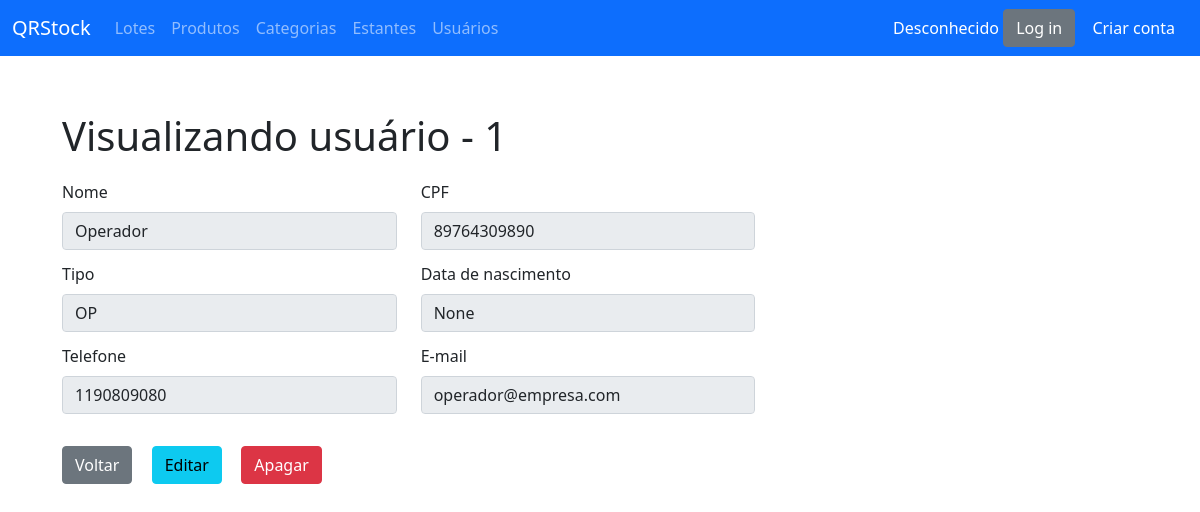
The page /user/1 (signed in) on the database as committed earlier.
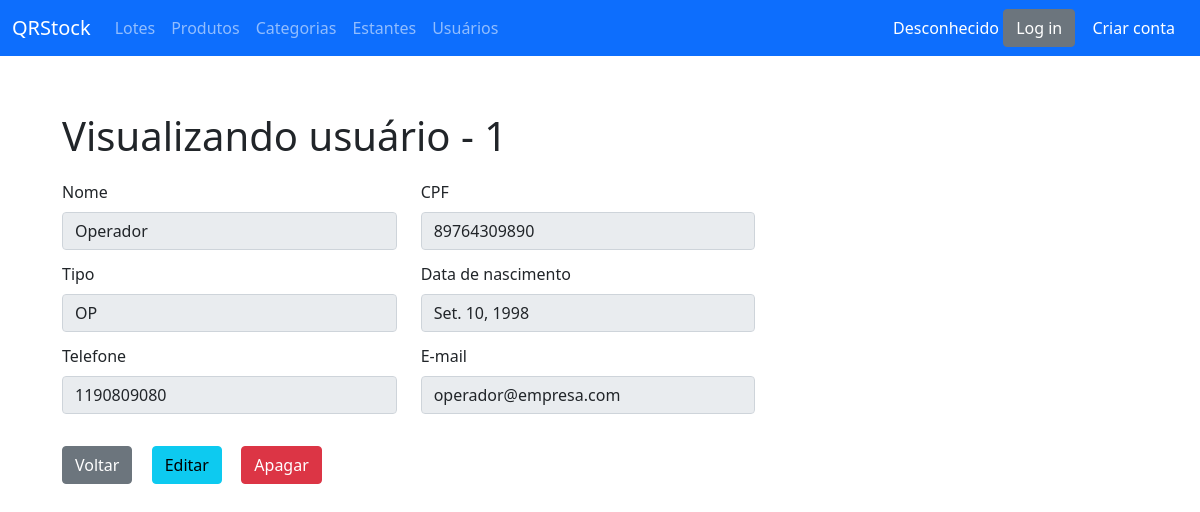
The same page on the database as committed later.
### QRcodeStock/models.py (models this page shows, shortened)
class Usuario(models.Model):
    class TipoDeUsuario(models.TextChoices):
        OPERADOR = 'OP', _('Operador')
        GERENTE = 'GER', _('Gerente')
    nome = models.CharField(max_length=50)
    email = models.CharField(max_length=50)
    telefone = models.CharField(max_length=20)
    data_nascimento = models.DateField(blank=True, null=True)
    cpf = models.CharField(max_length=15)
    tipo = models.CharField(
        max_length=3,
        choices=TipoDeUsuario.choices,
        default=TipoDeUsuario.OPERADOR,
    )
    senha = models.CharField(max_length=20)
    class Meta:
        verbose_name = 'Usuário'
        verbose_name_plural = 'Usuários'

### QRcodeStock/views.py (the view)
# urls.py: path('user/<int:id>', show_user, name='url_show_user'),
@login_required
def show_user(request, id):
    user = Usuario.objects.get(id=id)
    context = {'titulo': 'QRStock - Usuário', 'user': user}
    return render(request, 'show/usuario.html', context)

### QRcodeStock/templates/show/usuario.html
{% extends 'base.html' %}
{% load qr_code %}
{% block conteudo %}
  <div class="container-md" style="margin: 56px auto 32px; padding: 0 32px;">
    <div class="row">
      <div class="col-md-12">
        <h1>Visualizando usuário - {{ user.id }}</h1>
      </div>
      <div class="row" style="margin-top: 12px;">
        <form class="col-md-12">
          <div class="row">
            <div class="col-md-4">
              <label for="name" class="form-label">Nome</label>
                <input type="text" value="{{ user.nome }}" class="form-control" id="name" readonly required>
            </div>
            <div class="col-md-4">
              <label for="description" class="form-label">CPF</label>
              <input type="text" value="{{ user.cpf }}" class="form-control" id="name" readonly required>
            </div>
          </div>
          <div class="row" style="margin-top: 12px;">
            <div class="col-md-4">
              <label for="description" class="form-label">Tipo</label>
              <input type="text" value="{{ user.tipo }}" class="form-control" id="name" readonly required>
            </div>
            <div class="col-md-4">
              <label for="description" class="form-label">Data de nascimento</label>
              <input type="text" value="{{ user.data_nascimento }}" class="form-control" id="name" readonly required>
            </div>
          </div>
          <div class="row" style="margin-top: 12px;">
            <div class="col-md-4">
              <label for="description" class="form-label">Telefone</label>
              <input type="text" value="{{ user.telefone }}" class="form-control" id="name" readonly required>
            </div>
            <div class="col-md-4">
              <label for="description" class="form-label">E-mail</label>
              <input type="text" value="{{ user.email }}" class="form-control" id="name" readonly required>
            </div>
          </div>
          <div class="row" style="margin-top: 32px;">
            <div class="col-md-1">
                <a href="/categories/">
              <button type="button" class="btn btn-secondary">Voltar</button>
                </a>
            </div>
            <div class="col-md-1">
                <a href="{% url 'url_edit_user' user.id %}">
                    <button type="button" class="btn btn-info">Editar</button>
                </a>
            </div>
            <div class="col-md-1">
                <a href="{% url 'url_delete_user' user.id %}">
              <button type="button" class="btn btn-danger">Apagar</button>
                    </a>
            </div>
          </div>
        </form>
      </div>
    </div>
  </div>
{% endblock %}

Rows that differ between the two databases and show on the page:
changed Usuario "Operador": data_nascimento "None" → "Set. 10, 1998"
